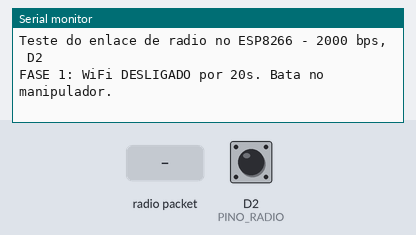
This sketch was run on a simulated ESP8266 (NodeMCU). On the bench: the last lines printed to the serial monitor. The inputs (shaded band) are chosen by the test bench; at power-on: D2 (PINO_RADIO) HIGH. No radio packets arrive unless stated.

Above: at 1.3 s.
1.4 s: radio packet "M" arrives
At 2.6 s:
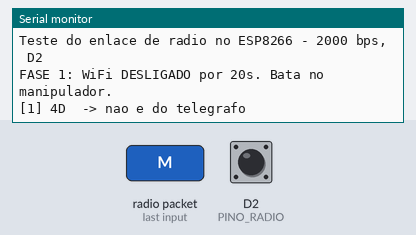
2.9 s: radio packet "1" arrives
At 3.8 s:
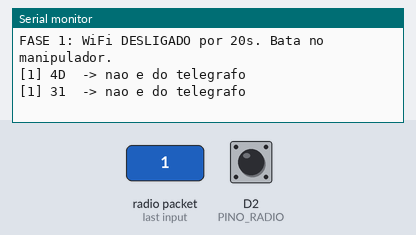

The sketch:

teste-radio-esp.ino
```cpp
/*
  TESTE DO ENLACE DE RADIO NO ESP8266 (NodeMCU)

  Nao faz parte do telegrafo. E o espelho do teste-radio-uno, do outro lado do
  enlace, para responder uma pergunta so: o WiFi atrapalha a recepcao?

  O teste-radio-uno ja provou que o transmissor, os modulos e as antenas
  funcionam. O que sobra e o lado do ESP, e ali ha duas suspeitas empilhadas:
  o divisor de tensao e a disputa entre o WiFi e a amostragem do radio.

  Este sketch as separa no tempo, num log so:

      FASE 1  os primeiros 20 segundos, com o WiFi DESLIGADO
      FASE 2  dali em diante, com o WiFi LIGADO

  Bata no manipulador durante as duas.

  A RH_ASK amostra o pino 8 vezes por bit -- 16 000 vezes por segundo a
  2000 bps -- por uma interrupcao de timer0. A pilha WiFi desabilita
  interrupcao em rajadas, e cada rajada perdida desalinha a amostragem.

  ATENCAO AO LER "boas" E "mas". O _rxBad da RH_ASK so conta DEPOIS que ela
  reconheceu o simbolo de inicio do quadro: ou o CRC falhou no fim, ou o byte
  de tamanho veio absurdo. Se a amostragem estiver tao torta que o inicio
  nunca e reconhecido, as duas contagens ficam em zero -- exatamente como se
  nao chegasse sinal nenhum. Por isso "boas: 0  mas: 0" NAO prova que o fio
  esta morto.

  Quem separa isso e o "transicoes": uma contagem de bordas lidas direto do
  pino, fora da RH_ASK, numa janela de 20 ms. O receptor AM entrega ruido
  quando nao ha transmissao, entao um pino vivo transiciona muito, sempre.

      transicoes perto de zero     o fio esta morto: divisor, pino errado,
                                   alimentacao do modulo ou mau contato
      transicoes altas, boas em 0  o sinal chega e a decodificacao falha:
                                   e problema de tempo, nao de eletricidade
      boas subindo nas duas fases  o radio esta bem; o problema esta no
                                   sketch do receptor, nao aqui
      boas subindo so na fase 1    e o WiFi comendo as interrupcoes

  Na fase 2 ele reconecta com WiFi.begin() sem argumentos, que reaproveita a
  rede gravada na flash pelo receptor de verdade. Por isso este sketch nao
  precisa do segredos.h. Se aparecer "wifi: nao" no balanco, e porque nao ha
  credencial gravada -- grave o receptor uma vez e volte aqui.

  MONTAGEM: a mesma do receptor, e so o radio precisa estar ligado.

      DATA do modulo -> 10k -> no do D2 -> 10k -> 10k -> G
      VCC do modulo  -> VU        (o 5V da USB, nao o 3V3)
      GND do modulo  -> G
      ANT            -> fio reto de 17,3 cm

  Placa: NodeMCU 1.0 (ESP-12E Module). Serial a 115200.
*/

#include <ESP8266WiFi.h>
#include <RH_ASK.h>

const uint8_t PINO_RADIO = 4;  // D2, atras do divisor -- igual ao receptor

// 0xff para transmissao e PTT: este lado so escuta.
RH_ASK radio(2000, PINO_RADIO, 0xff, 0xff);

const uint16_t BALANCO_MS  = 5000;
const uint32_t FASE1_MS    = 20000;  // quanto tempo com o WiFi desligado

unsigned long tBalanco = 0;
uint16_t recebidos = 0;
uint16_t naFase1 = 0, naFase2 = 0;
bool wifiLigado = false;

void setup() {
  Serial.begin(115200);
  Serial.println();
  Serial.println(F("Teste do enlace de radio no ESP8266 - 2000 bps, D2"));

  // O ESP8266 reconecta sozinho na rede gravada, mesmo sem WiFi.begin().
  // Para a fase 1 valer alguma coisa, o radio tem de estar mesmo desligado.
  WiFi.persistent(false);   // nao apaga a credencial gravada na flash
  WiFi.disconnect(false);
  WiFi.mode(WIFI_OFF);
  WiFi.forceSleepBegin();
  delay(100);

  if (!radio.init()) {
    Serial.println(F("ERRO: radio nao iniciou"));
    while (true) { delay(1000); }
  }

  Serial.println(F("FASE 1: WiFi DESLIGADO por 20s. Bata no manipulador."));
  tBalanco = millis();
}

/*
  Conta bordas no pino do radio numa janela curta, lendo direto, sem passar
  pela RH_ASK. E a unica medida deste sketch que diz se chega ALGUMA coisa
  eletricamente, independente de a biblioteca conseguir decodificar.

  Um pino vivo transiciona aos milhares: o receptor AM abre o ganho quando
  nao ha transmissao e entrega ruido. Um pino parado significa fio morto.
*/
uint32_t contaTransicoes(uint16_t ms) {
  uint32_t n = 0;
  int ultimo = digitalRead(PINO_RADIO);
  unsigned long fim = millis() + ms;
  while ((long)(millis() - fim) < 0) {
    int nivel = digitalRead(PINO_RADIO);
    if (nivel != ultimo) { n++; ultimo = nivel; }
  }
  return n;
}

void loop() {
  unsigned long agora = millis();

  if (!wifiLigado && agora >= FASE1_MS) {
    wifiLigado = true;
    Serial.println(F("---- FASE 2: ligando o WiFi. Continue batendo. ----"));
    WiFi.forceSleepWake();
    delay(100);
    WiFi.mode(WIFI_STA);
    WiFi.begin();  // reaproveita a rede gravada na flash
  }

  uint8_t buffer[RH_ASK_MAX_MESSAGE_LEN];
  uint8_t tamanho = sizeof(buffer);

  if (radio.recv(buffer, &tamanho)) {
    recebidos++;
    if (wifiLigado) naFase2++; else naFase1++;

    Serial.print(wifiLigado ? F("[2] ") : F("[1] "));
    for (uint8_t i = 0; i < tamanho; i++) {
      if (buffer[i] < 0x10) Serial.print('0');
      Serial.print(buffer[i], HEX);
      Serial.print(' ');
    }
    if (tamanho == 3 && buffer[0] == 'M') {
      Serial.print(F(" -> letra '"));
      Serial.print(buffer[2] == ' ' ? '_' : (char)buffer[2]);
      Serial.print(F("', sequencia "));
      Serial.print(buffer[1]);
    } else {
      Serial.print(F(" -> nao e do telegrafo"));
    }
    Serial.println();
  }

  if (agora - tBalanco >= BALANCO_MS) {
    tBalanco = agora;
    Serial.print(F("[balanco] fase "));
    Serial.print(wifiLigado ? 2 : 1);
    Serial.print(F("   wifi: "));
    Serial.print(wifiLigado ? (WiFi.status() == WL_CONNECTED ? "sim" : "nao") : "off");
    Serial.print(F("   sem wifi: "));
    Serial.print(naFase1);
    Serial.print(F("   com wifi: "));
    Serial.print(naFase2);
    Serial.print(F("   boas: "));
    Serial.print(radio.rxGood());
    Serial.print(F("   mas: "));
    Serial.print(radio.rxBad());
    Serial.print(F("   transicoes/20ms: "));
    Serial.println(contaTransicoes(20));
  }
}
```

Measured:
- after the input at 1.4 s, the serial monitor: prints a new line at once (image 1)
- after the input at 2.9 s, the serial monitor: prints a new line at once (image 2)
